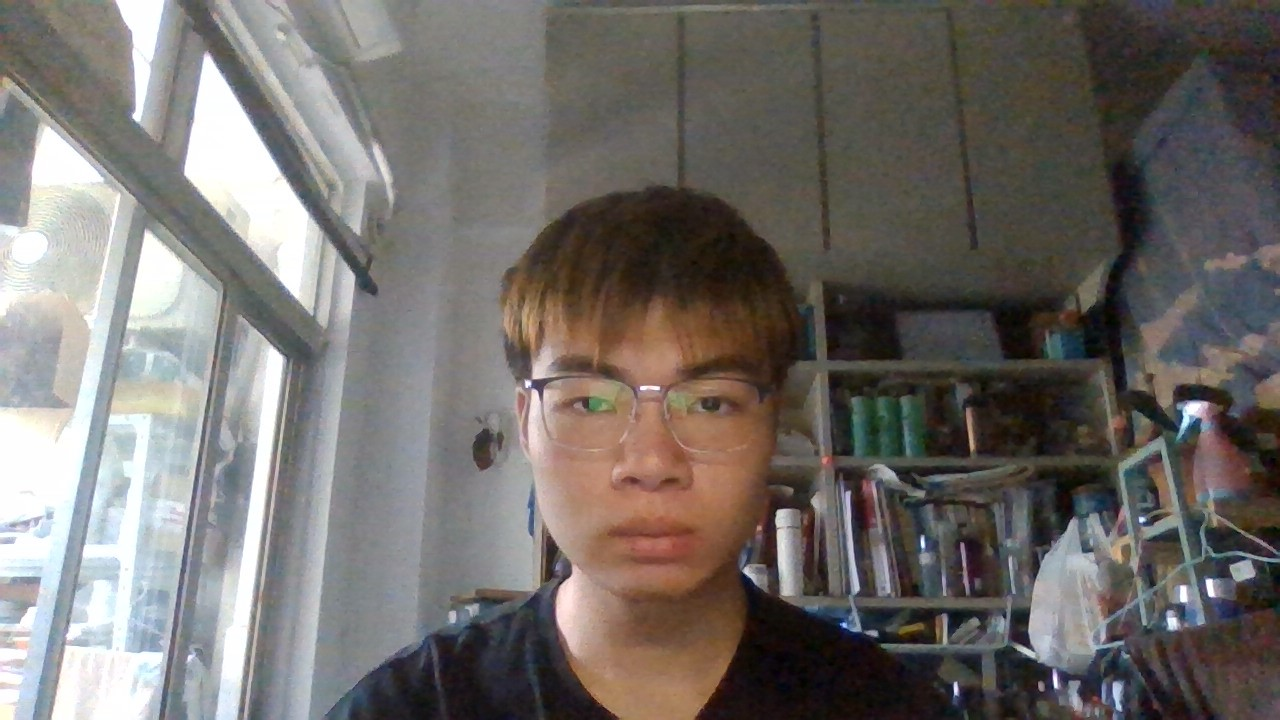
#> input picture sobel.jpg, 1280 x 720 px, given in place of close_template.jpg, which was not available
$ python test.py
#> lines starting #> are read from the running program, lines starting #| are printed output that depends on the picture; pictures that were not available may be replaced by others from this repository, and a replacement may not be noted
import cv2

# 加载模板图片
template = cv2.imread("close_template.jpg", 0) #读取灰度图像
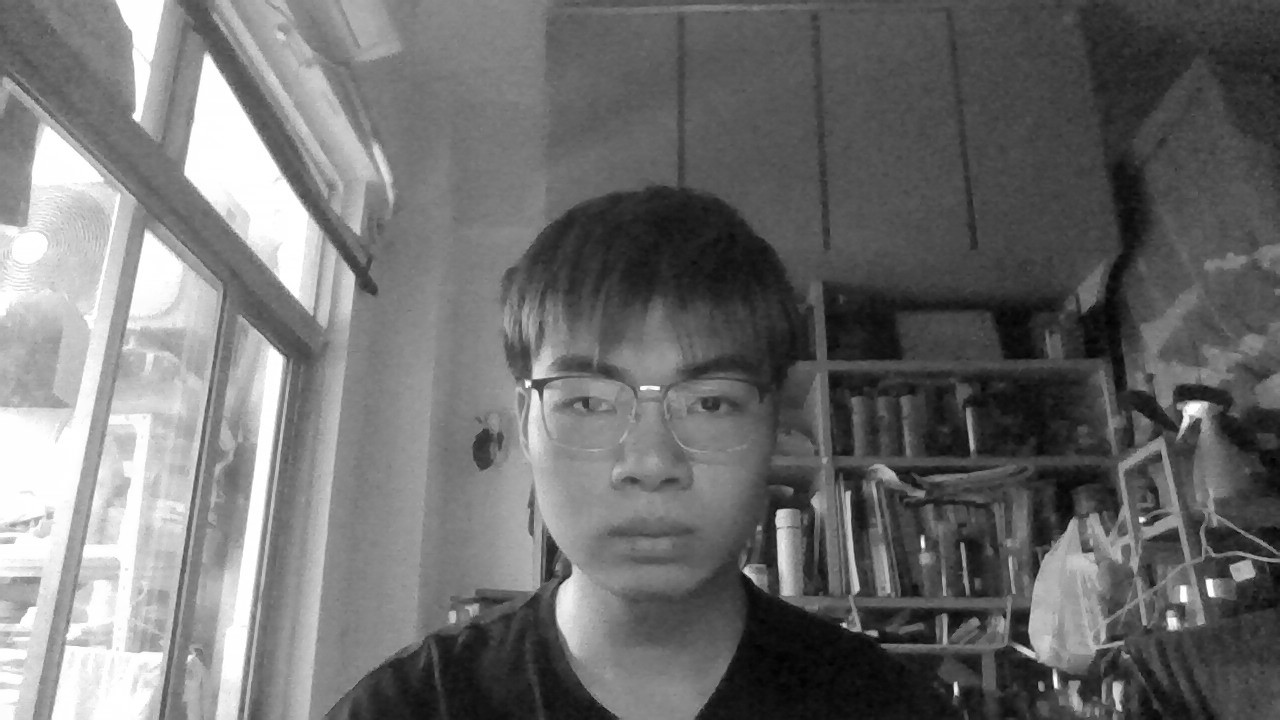
#> template: shape (720, 1280); min 0, max 255, mean 111
if template is None:
    print("Error: Failed to read template image!") #输出错误消息并退出程序

# 加载测试图片
test_image = cv2.imread("test_open.jpg")
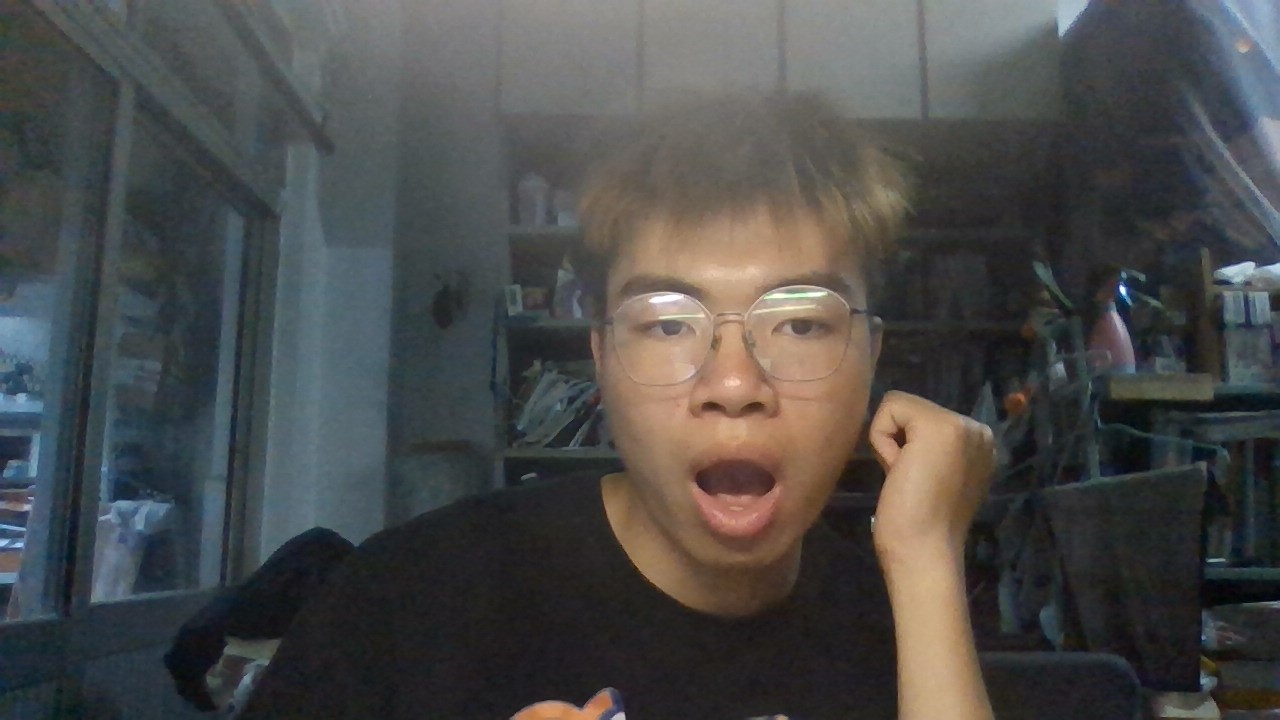
#> input picture test_open.jpg, 1280 x 720 px
#> test_image is the input picture: shape (720, 1280, 3); mean B, G, R 74.3, 75.1, 74.9
gray_image = cv2.cvtColor(test_image, cv2.COLOR_BGR2GRAY)
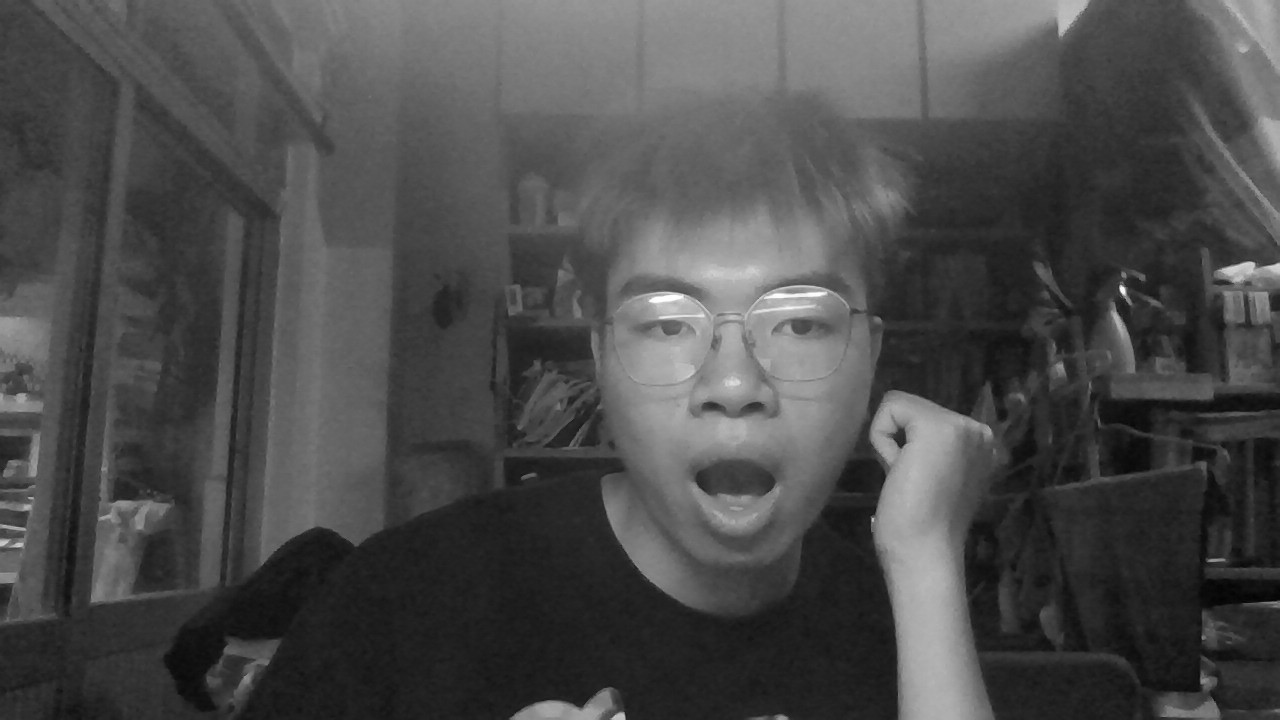
#> gray_image: shape (720, 1280); min 3, max 255, mean 75

# 使用 cv2.matchTemplate 进行模板匹配操作
res = cv2.matchTemplate(gray_image, template, cv2.TM_CCOEFF_NORMED)
#> res = [-0.0849]
min_val, max_val, min_loc, max_loc = cv2.minMaxLoc(res) #得到最大匹配值与对应位置
#> min_val = -0.0849; max_val = -0.0849; min_loc = (0, 0); max_loc = (0, 0)

# 根据阈值判断匹配结果
threshold = 0.8
if max_val > threshold:
    print("匹配成功！")
    # 进一步处理匹配结果...
else:
    print("未找到对应目标。")
